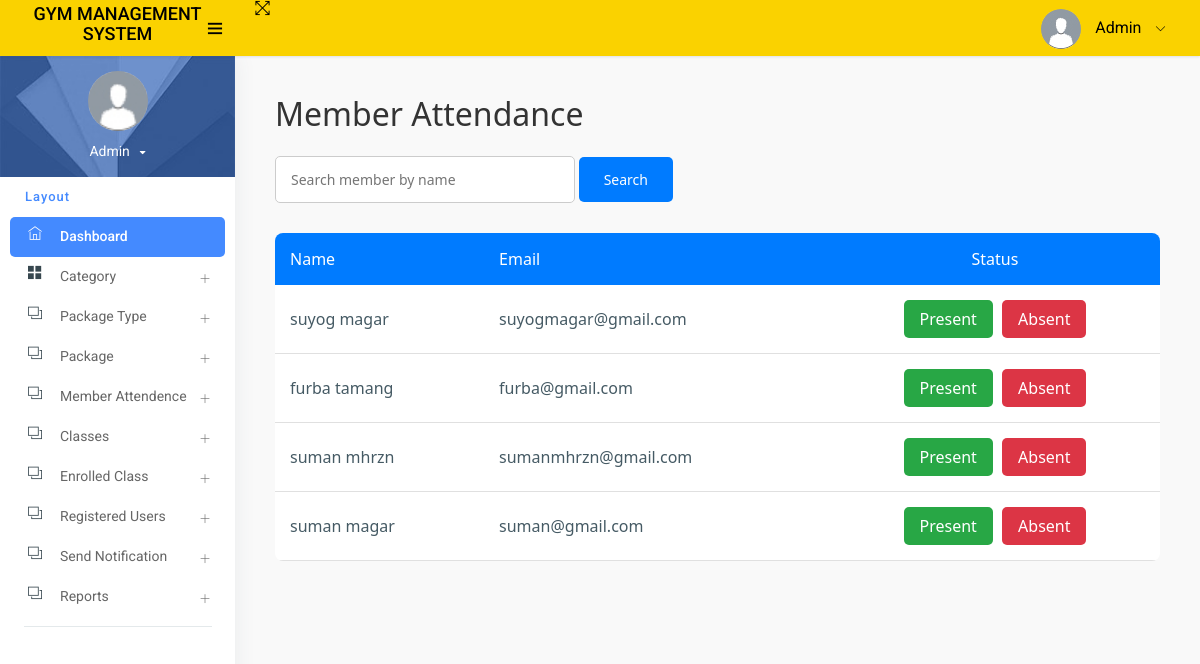
Before: /member_attendance/ with the older database file.
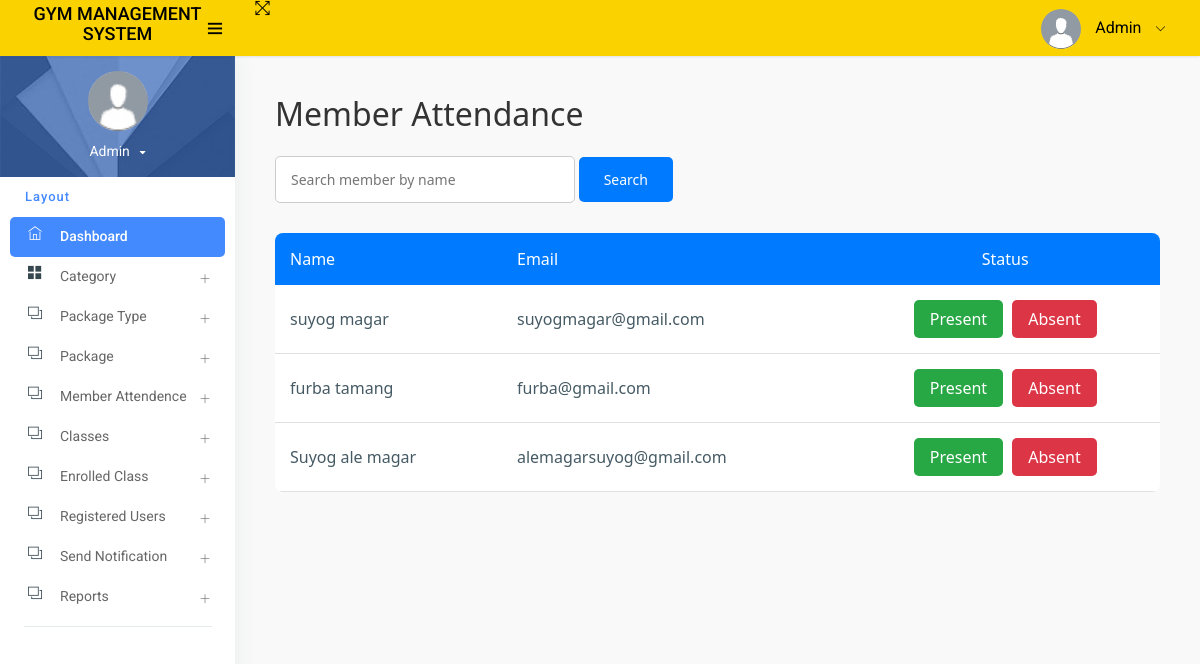
After: the same page with the newer database file.
### app/models.py (models this page shows, shortened)
class Signup(models.Model):
    user = models.OneToOneField(User, on_delete=models.CASCADE, null=True)  # One-to-One link with User
    mobile = models.CharField(max_length=15, null=True)
    state = models.CharField(max_length=150, null=True)
    city = models.CharField(max_length=150, null=True)
    address = models.CharField(max_length=200, null=True)
    creationdate = models.DateTimeField(auto_now_add=True)

### app/views.py (the view)
# urls.py: path('member_attendance/', member_attendance, name='member_attendance'),
def member_attendance(request):
    query = request.GET.get('q', '')
    members = Signup.objects.filter(user__username__icontains=query) if query else Signup.objects.all()
    if request.method == 'POST':
        member_id = request.POST.get('member_id')
        status = request.POST.get('status')
        if member_id and status:
            member = Signup.objects.get(id=member_id)
            MemberAttendance.objects.create(member=member, status=status)
    context = {
        'members': members,
        'query': query,
    }
    return render(request, 'admin/member_attendance.html', context)

### templates/admin/member_attendance.html (shortened to what this page needs)
{% extends 'admin_base.html' %}
{% load static %}
{% block main %}
<div style="padding: 40px; background-color: #f9f9f9; min-height: 100vh; font-family: 'Segoe UI', sans-serif;">
    <h2 style="margin-bottom: 25px; color: #333;">Member Attendance</h2>
    <form method="get" style="margin-bottom: 30px;">
        <input type="text" name="q" placeholder="Search member by name" value="{{ query }}"
               style="padding: 12px 15px; width: 300px; border: 1px solid #ccc; border-radius: 5px;">
        <button type="submit"
                style="padding: 12px 25px; background-color: #007BFF; color: white; border: none; border-radius: 5px; cursor: pointer;">
            Search
        </button>
    </form>
    <div style="overflow-x: auto;">
        <table style="width: 100%; border-collapse: collapse; background-color: white; border-radius: 8px; overflow: hidden;">
            <thead>
                <tr style="background-color: #007BFF; color: white;">
                    <th style="padding: 15px; text-align: left;">Name</th>
                    <th style="padding: 15px; text-align: left;">Email</th>
                    <th style="padding: 15px; text-align: center;">Status</th>
                </tr>
            </thead>
            <tbody>
                {% for member in members %}
                <tr style="border-bottom: 1px solid #e0e0e0; transition: background-color 0.3s;" onmouseover="this.style.backgroundColor='#f1f1f1'" onmouseout="this.style.backgroundColor='white'">
                    <td style="padding: 15px;">{{ member.user.first_name }} {{ member.user.last_name }}</td>
                    <td style="padding: 15px;">{{ member.user.email }}</td>
                    <td style="padding: 15px; text-align: center;">
                        {% if member.attendance_status == "Present" %}
                            <span style="color: green; font-weight: bold;">Present</span>
                        {% elif member.attendance_status == "Absent" %}
                            <span style="color: red; font-weight: bold;">Absent</span>
                        {% else %}
                            <form method="post" action="{% url 'mark_attendance' member.id 'Present' %}" style="display: inline;">
                                <button type="submit"
                                        style="background-color: #28a745; color: white; padding: 8px 16px; border: none; border-radius: 5px; margin-right: 5px; cursor: pointer;">
                                    Present
                                </button>
                            </form>
                            <form method="post" action="{% url 'mark_attendance' member.id 'Absent' %}" style="display: inline;">
                                <button type="submit"
                                        style="background-color: #dc3545; color: white; padding: 8px 16px; border: none; border-radius: 5px; cursor: pointer;">
                                    Absent
                                </button>
                            </form>
                        {% endif %}
                    </td>
                </tr>
                {% empty %}
                <tr>
                    <td colspan="3" style="padding: 20px; text-align: center; color: #888;">No members found.</td>
                </tr>
                {% endfor %}
            </tbody>
        </table>
    </div>
</div>
{% endblock %}

Changed rows visible on the page:
removed Signup: user.first_name "suman", user.last_name "mhrzn", user.email "sumanmhrzn@gmail.com"
removed Signup: user.first_name "suman", user.last_name "magar", user.email "suman@gmail.com"
added Signup: user.first_name "Suyog", user.last_name "ale magar", user.email "alemagarsuyog@gmail.com"
